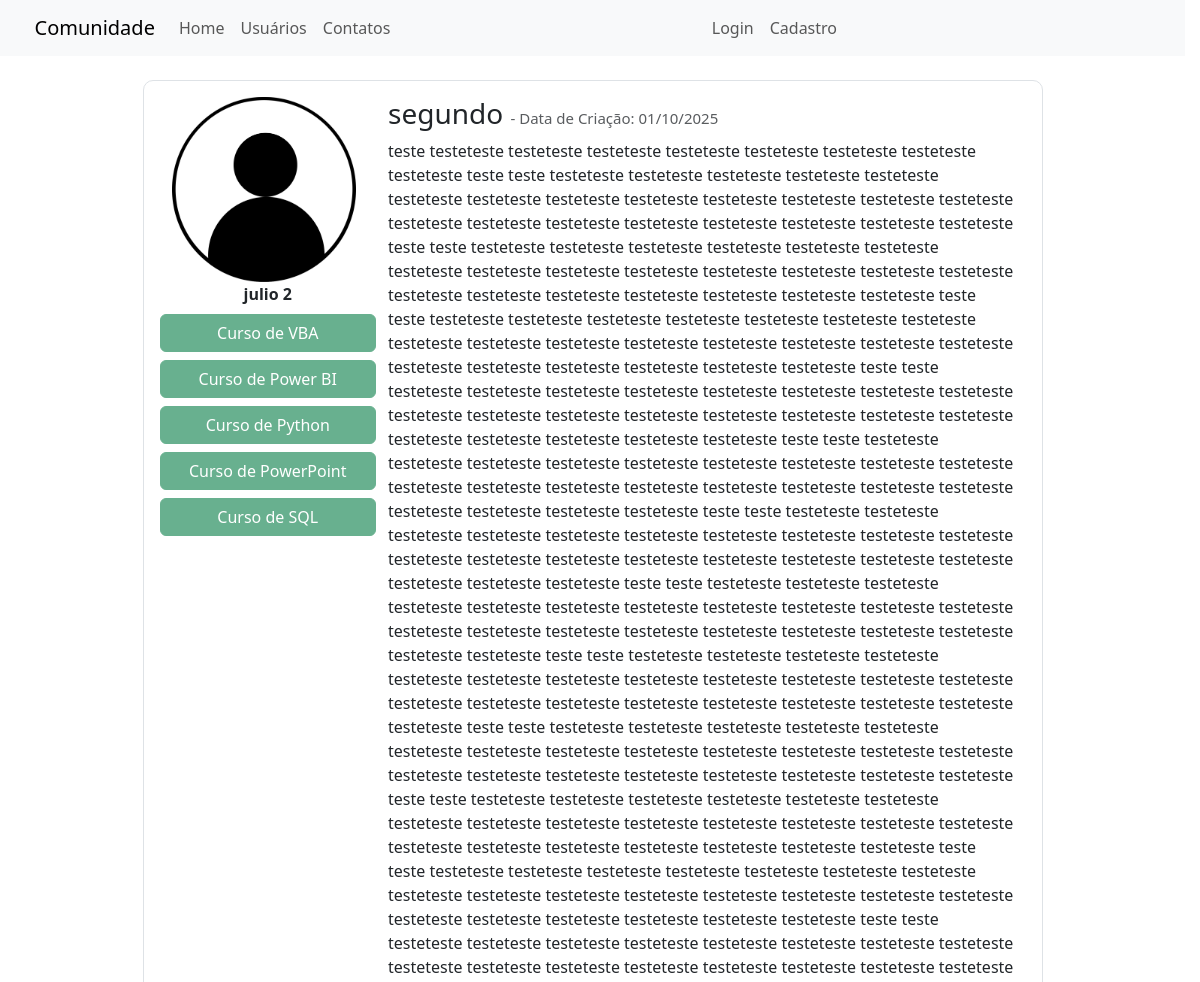
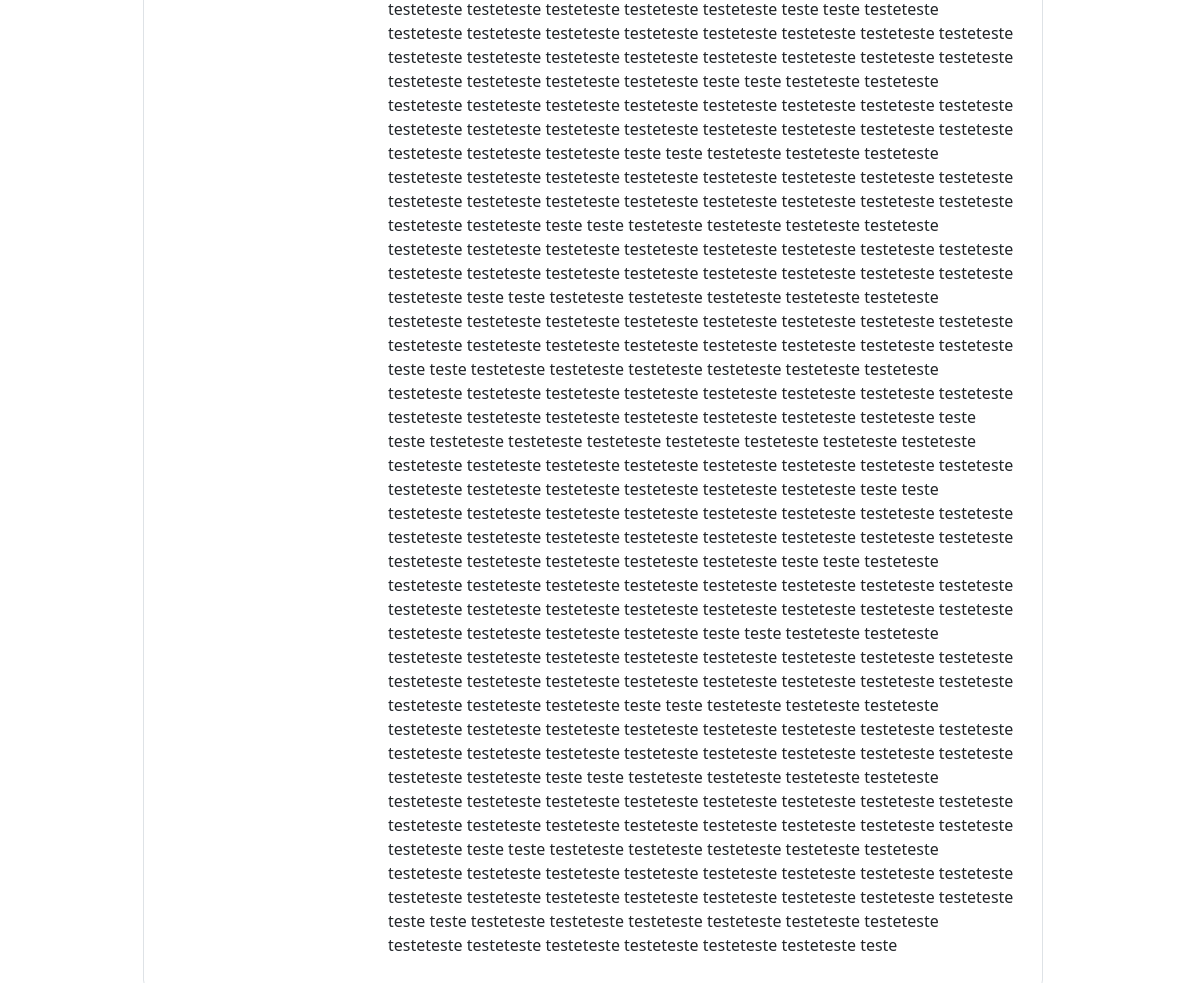
Screenshot of /post/2 with the database file from the repository (2 pictures, top to bottom).
### comunidadeimpressionadora/modules.py (models this page shows, shortened)
class Usuario(database.Model, UserMixin):
    id = database.Column(database.Integer, primary_key=True)
    username = database.Column(database.String, nullable=False)
    email = database.Column(database.String, nullable=False, unique=True)
    senha = database.Column(database.String, nullable=False)
    foto_perfil = database.Column(database.String, default='default.jpg')
    posts = database.relationship('Post', backref='autor', lazy=True)
    cursos = database.Column(database.String, nullable=False, default='Não informado')
    @property
    def foto_perfil_url(self):
        nome_foto = self.foto_perfil
        caminho_foto = os.path.join(current_app.root_path, 'static', 'fotos_perfil', nome_foto or '')
        if not nome_foto or not os.path.isfile(caminho_foto):
            nome_foto = 'default.jpg'
        return url_for('static', filename='fotos_perfil/' + nome_foto)

class Post(database.Model):
    id = database.Column(database.Integer, primary_key=True)
    titulo = database.Column(database.String, nullable=False)
    corpo = database.Column(database.Text, nullable=False)
    data_criacao = database.Column(database.DateTime, nullable=False, default=datetime.utcnow)
    id_usuario = database.Column(database.Integer, database.ForeignKey('usuario.id'), nullable=False)

### comunidadeimpressionadora/routes.py (the view, shortened to what this page needs)
@app.route("/post/<post_id>", methods=['GET', 'POST'])
def exibir_post(post_id):
    post = Post.query.get(post_id)
    form = None
    return render_template('post.html', post=post, form=form)

### comunidadeimpressionadora/templates/post.html (shortened to what this page needs)
{% extends 'base.html' %}
{% block body %}
<div class="container mt-3">
  <div class="row border mt-4 p-3 meupost">
    <div class="col-12 col-md-3 text-center mb-3 mb-md-0">
      <div class="image pe-2">
        <img src="{{ post.autor.foto_perfil_url }}" class="rounded img-fluid" alt="Foto de {{ post.autor.username }}">
      </div>
      <strong>{{ post.autor.username }}</strong>
      <div class="row justify-content-center">
        {% for curso in post.autor.cursos.split(";") %}
          {% if curso == '' or curso == 'Não informado' %}
            <button type="button" class="btn btn-secondary mt-2" disabled>Nenhum curso</button>
          {% else %}
            <button type="button" class="btn btn-success mt-2" disabled>{{ curso }}</button>
          {% endif %}
        {% endfor %}
      </div>
    </div>
    <div class="col-12 col-md-9">
      <h3>
        {{ post.titulo }}
        <small class="text-muted" style="font-size: 15px">
          - Data de Criação: {{ post.data_criacao.strftime('%d/%m/%Y') }}
        </small>
      </h3>
      <p>{{ post.corpo }}</p>
    </div>
  </div>
</div>
{% endblock %}

### comunidadeimpressionadora/static/main.css (style rules this page uses)
html { scrollbar-gutter: stable; }
.card, .meupost { max-width: 900px; width: 100%; border: none; border-radius: 10px; background-color: #fff; margin: 0 auto; word-wrap: break-word; overflow-wrap: break-word; }
.image img { max-width: 100%; height: auto; border-radius: 0.5rem; }
.meupost p, .meupost h3, .meupost a, .card p, .card h3, .card a { word-wrap: break-word; overflow-wrap: break-word; }

### rows the page displays
Usuario: autor.foto_perfil_url (placeholder picture), autor.username "julio 2"
Post: titulo "segundo", data_criacao "01/10/2025", corpo "teste testeteste testeteste testeteste testeteste testeteste testeteste testeteste testeteste teste teste testeteste testeteste testeteste testeteste testeteste testeteste testeteste testeteste testeteste testeteste testeteste testeteste testeteste testeteste testeteste testeteste testeteste testeteste testeteste testeteste testeteste teste teste testeteste testeteste testeteste testeteste testeteste testeteste testeteste testeteste testeteste testeteste testeteste testeteste testeteste testeteste testeteste testeteste testeteste testeteste testeteste testeteste testeteste teste teste testeteste testeteste testeteste testeteste testeteste testeteste testeteste testeteste testeteste…"

### other values shown
{{ curso }} "Curso de VBA" "Curso de Power BI" "Curso de Python" "Curso de PowerPoint" "Curso de SQL"
